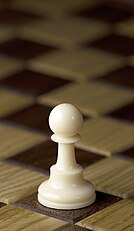
#> input picture chess_pieces_images/white_pawn.jpg, 134 x 231 px; the run also reads 3 pictures not shown here
$ jupyter execute --allow-errors chess_game.ipynb   (older library calls are emulated)
#> lines starting #> are read from the running program, lines starting #| are printed output that depends on the picture
[cell 1]
import chess
import chess.engine

# Initialize the chess board
#> (the rest of this cell did not finish here and is left out)

[cell 2]
import matplotlib.pyplot as plt
import numpy as np

def create_chessboard():
    # Create an 8x8 matrix with alternating ones and zeros
    chessboard = np.zeros((8, 8))

    # Fill the board with 1s in the pattern for black squares
    chessboard[1::2, ::2] = 1
    chessboard[::2, 1::2] = 1

    # Plot the chessboard
    plt.imshow(chessboard, cmap='gray', interpolation='nearest')

    # Remove the axis ticks
    plt.xticks([])
    plt.yticks([])

    # Display the chessboard
    plt.show()

# Call the function to display the chessboard
create_chessboard()

[cell 3]
import matplotlib.pyplot as plt
import numpy as np
def create_chessboard():
    # Create an 8x8 matrix with alternative zeros and ones
    chessboard = np.zeros((8,8))
    plt.imshow(chessboard, cmap="grey", interpolation="nearest")
    plt.show()
create_chessboard()

[cell 4]
import matplotlib.pyplot as plt
import matplotlib.patches as patches

def create_square_box():
    # Create a figure and an axes
    fig, ax = plt.subplots()

    # Create a square (a rectangle with equal width and height)
    square = patches.Rectangle((0.25, 0.25), 0.5, 0.5, edgecolor='black', facecolor='blue')

    # Add the square to the plot
    ax.add_patch(square)

    # Set the limits of the plot to match the size of the square
    ax.set_xlim(0, 1)
    ax.set_ylim(0, 1)

    # Set the aspect ratio of the plot to be equal, so the square isn't distorted
    ax.set_aspect('equal')

    # Display the plot
    plt.show()
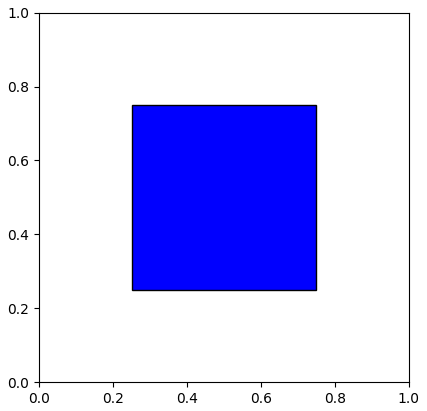
#> figure drawn by matplotlib, 1 panel

# Call the function to display the square box
create_square_box()

[cell 5]
import matplotlib.pyplot as plt

def create_square_box():
    # Define the coordinates of the square's corners
    x = [0, 1, 1, 0, 0]
    y = [0, 0, 1, 1, 0]

    # Plot the square by connecting the corners
    plt.plot(x, y, 'b-')  # 'b-' specifies a blue line

    # Set the limits of the plot to match the size of the square
    plt.xlim(-0.5, 1.5)
    plt.ylim(-0.5, 1.5)

    # Set the aspect ratio of the plot to be equal, so the square isn't distorted
    plt.gca().set_aspect('equal')

    # Display the plot
    plt.show()
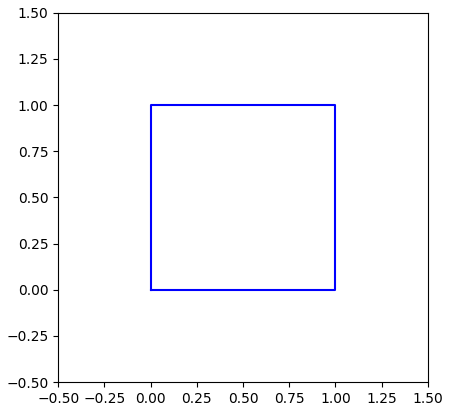
#> figure drawn by matplotlib, 1 panel

# Call the function to display the square box
create_square_box()

[cell 6]
import matplotlib.pyplot as plt
def create_line():
    plt.plot([1,1],[3,3], 'b-', linewidth=2)
    plt.xlim(0,4)
    plt.ylim(0,4)
    plt.show()
create_line()

[cell 7]
import matplotlib.pyplot as plt

def create_line():
    # Draw a line from (1, 1) to (3, 3)
    plt.plot([1, 3], [1, 3], 'b-', linewidth=2)  # 'b-' specifies a blue line with increased width

    # Set the limits of the plot to make sure the line is visible
    plt.xlim(0, 4)
    plt.ylim(0, 4)

    # Add grid lines for better visibility
    plt.grid(True)

    # Display the plot
    plt.show()

create_line()

[cell 8]
import matplotlib.pyplot as plt
def create_square():
    x = [1,3]
    y = [1,4]
    plt.plot(x,y,'b-', linewidth=2)
    plt.show()
create_square()

[cell 9]
import matplotlib.pyplot as plt
def create_triangle():
    x = [1,3,1,1]
    y = [1,3,3,1]
    plt.plot(x,y,'b-', linewidth=2)
    plt.show()
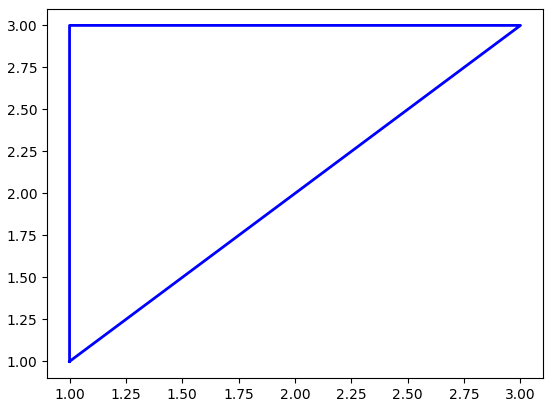
#> figure drawn by matplotlib, 1 panel
create_triangle()

[cell 10]
import matplotlib.pyplot as plt
def create_square():
    x = [1,3,3,1,1]
    y = [1,1,3,3,1]
    plt.plot(x,y,'r-', linewidth=2)

    plt.show()
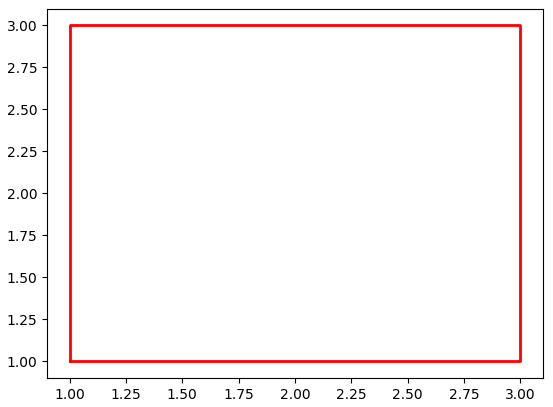
#> figure drawn by matplotlib, 1 panel
create_square()

[cell 11]
import matplotlib.pyplot as plt
def create_square():
    x = [1,3,3,1,1]
    y = [1,1,3,3,1]
    plt.imshow(x,y,'r-', linewidth=2)
    plt.xticks([])
    plt.yticks([])

    plt.show()
#> (the rest of this cell did not finish here and is left out)

[cell 12]
import matplotlib.pyplot as plt
import numpy as np

# Create a simple 2D array
data = np.array([
    [1, 2, 3],
    [4, 5, 6],
    [7, 8, 9]
])

# Display the array as an image
plt.imshow(data)
plt.show()
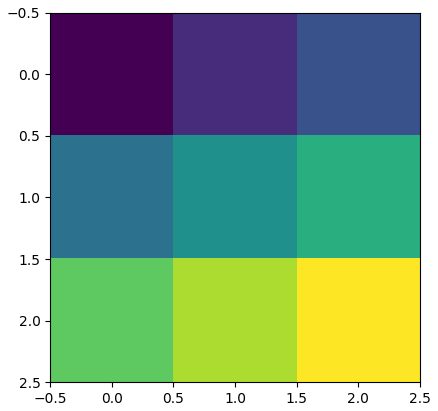
#> figure drawn by matplotlib, 1 panel

[cell 13]
import matplotlib.pyplot as plt
import numpy as np
data = np.array([
    [1,2,3],
    [4,5,6],
    [7,8,9]
])
plt.imshow(data)
plt.show()

[cell 14]
 # Using colormaps
import matplotlib.pyplot as plt
import numpy as np
data = np.array([
    [1,2,3],
    [4,5,6],
    [7,8,9]
])
plt.imshow(data, cmap='viridis')
plt.colorbar()
plt.show()
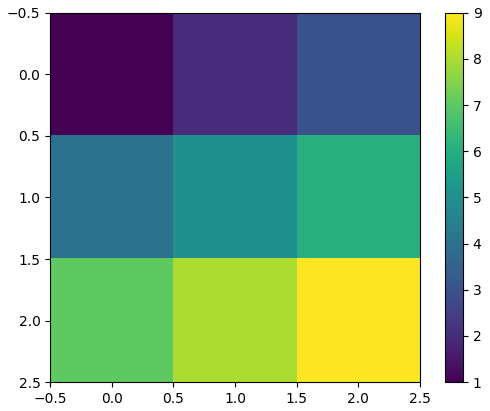
#> figure drawn by matplotlib, 2 panels

[cell 15]
import matplotlib.pyplot as plt
import numpy as np

def create_chessboard():
    # Create an 8x8 matrix with alternating ones and zeros
    chessboard = np.zeros((8, 8))

    # Fill the board with 1s in the pattern for black squares
    chessboard[1::2, ::2] = 1
    chessboard[::2, 1::2] = 1

    # Plot the chessboard
    plt.imshow(chessboard, cmap='gray', interpolation='nearest')

    # Remove the axis ticks
    plt.xticks([])
    plt.yticks([])

    # Display the chessboard
    plt.show()

# Call the function to display the chessboard
create_chessboard()

[cell 16]
import matplotlib.pyplot as plt
import numpy as np
# create chess board
def create_chessboard():
    # Create an 8x8 matrix with alternating ones and zeros
    chessboard = np.zeros((8,8))

    # Fill the board woth 1s in the pattern for black squares
    chessboard[1::2, ::2] = 1
    chessboard[::2, 1::2] = 1

    # Plot the chessboard
    plt.imshow(chessboard, cmap='gray', interpolation='nearest')

    # remove the axis ticks
    plt.xticks([])
    plt.yticks([])

    # Display the chessboard
    plt.show()
create_chessboard()

[cell 17]
import matplotlib.pyplot as plt
import numpy as np
# create chess board
def create_chessboard():
    # Create an 8x8 matrix with alternating ones and zeros
    chessboard = np.zeros((8,8))

    # Fill the board woth 1s in the pattern for black squares
    chessboard[1::2, ] = 1
    # chessboard[::2, 1::2] = 1

    # Plot the chessboard
    plt.imshow(chessboard, cmap='gray', interpolation='nearest')

    # remove the axis ticks
    plt.xticks([])
    plt.yticks([])

    # Display the chessboard
    plt.show()
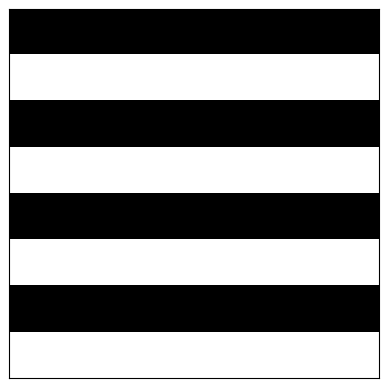
#> figure drawn by matplotlib, 1 panel
create_chessboard()

[cell 18]
import numpy as np
chessboard = np.zeros((8,8))
chessboard[1::2,  ] = 1
chessboard

[cell 19]
import numpy as np
import matplotlib.pyplot as plt
chessboard = np.zeros((8,8))
chessboard[1::2,  ::2] = 1
# chessboard[::2, 1::2] = 1
chessboard
plt.imshow(chessboard, cmap='grey', interpolation='nearest')
plt.show()
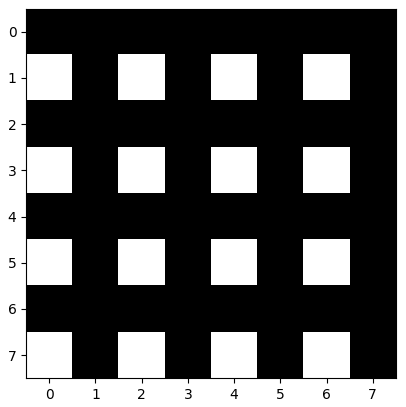
#> figure drawn by matplotlib, 1 panel

[cell 20]
import numpy as np
import matplotlib.pyplot as plt

def create_chessboard(size=8):
    # Create an empty array of the specified size
    chessboard = np.zeros((size, size), dtype=int)

    # Fill in the pattern
    chessboard[::2, 1::2] = 1  # Fill black squares in even rows
    chessboard[1::2, ::2] = 1  # Fill black squares in odd rows

    return chessboard

# Create and display the chessboard matrix
chessboard = create_chessboard()

print(chessboard)

# Display the chessboard using matplotlib
plt.imshow(chessboard, cmap='gray', interpolation='nearest')
plt.xticks([])
plt.yticks([])
plt.show()

[cell 21]
import numpy as np
import matplotlib.pyplot as plt
chessboard = np.zeros((8,8))
chessboard[1::2,  ::2] = 1
chessboard[::2,  1::2] = 1
chessboard
plt.imshow(chessboard, cmap='gray', interpolation='nearest')
plt.xticks([])
plt.yticks([])
plt.show()

[cell 22]
import numpy as np
import matplotlib.pyplot as plt
import matplotlib.image as mpimg

def create_chessboard(size=8):
    # Create a chessboard pattern
    chessboard = np.zeros((size, size), dtype=int)
    chessboard[::2, 1::2] = 1  # Fill black squares in even rows
    chessboard[1::2, ::2] = 1  # Fill black squares in odd rows
    return chessboard

def load_images():
    # Load images for chess pieces
    piece_images = {
        'wp': mpimg.imread('chess_pieces_images/white_pawn.jpg'),  # White Pawn
        'wr': mpimg.imread('chess_pieces_images/white_rook.jpg'),  # White Rook
        'wn': mpimg.imread('chess_pieces_images/white_knight.jpg'), # White Knight
        'wb': mpimg.imread('chess_pieces_images/white_bishop.jpg'), # White Bishop
        'wq': mpimg.imread('chess_pieces_images/white_queen.jpg'),  # White Queen
        'wk': mpimg.imread('chess_pieces_images/white_king.jpg'),   # White King
        'bp': mpimg.imread('chess_pieces_images/black_pawn.jpg'),   # Black Pawn
        'br': mpimg.imread('chess_pieces_images/black_rook.jpg'),   # Black Rook
        'bn': mpimg.imread('chess_pieces_images/black_knight.jpg'), # Black Knight
        'bb': mpimg.imread('chess_pieces_images/black_bishop.jpg'), # Black Bishop
        'bq': mpimg.imread('chess_pieces_images/black_queen.jpg'),  # Black Queen
        'bk': mpimg.imread('chess_pieces_images/black_king.jpg')    # Black King
    }
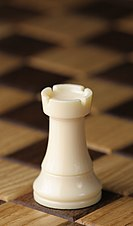
#> input picture chess_pieces_images/white_rook.jpg, 133 x 226 px
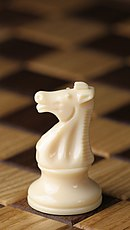
#> input picture chess_pieces_images/white_knight.jpg, 130 x 230 px
#> (the rest of the program and of its run is left out)
